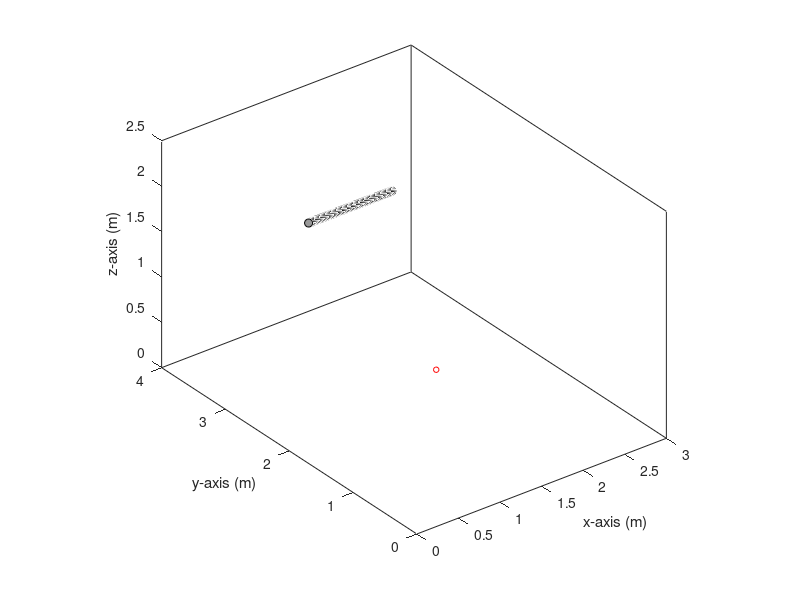

MATLAB code for this plot:
function [SetupStruc] = ISM_setup()
%ISM_setup  Environmental parameters for image-source method simulation
%
% [SetupStruc] = ISM_setup()  
%
% This function can be used as a template for the definition of the
% different parameters for an image-source method simulation, typically
% providing inputs to the functions 'ISM_RIR_bank.m' as well as
% 'fast_ISM_RIR_bank.m' (Lehmann & Johansson's ISM implementations). This
% function returns the structure 'SetupStruc' with the following fields:
%
%          Fs: sampling frequency in Hz.
%        room: 1-by-3 vector of enclosure dimensions (in m), 
%              [x_length y_length z_length].
%     mic_pos: N-by-3 matrix, [x1 y1 z1; x2 y2 z2; ...] positions of N
%              microphones in the environment (in m). 
%    src_traj: M-by-3 matrix, [x1 y1 z1; x2 y2 z2; ...] positions of M 
%              source trajectory points in the environment (in m).
%  T20 or T60: scalar value (in s), desired reverberation time.
%           c: (optional) sound velocity (in m/s).
% abs_weights: (optional) 1-by-6 vector of absorption coefficients weights, 
%              [w_x1 w_x2 w_y1 w_y2 w_z1 w_z2].
%
% The structure field 'c' is optional in the sense that the various
% functions developed in relation to Lehmann & Johansson's ISM
% implementation assume a sound velocity of 343 m/s by default. If defined
% in the function below, the field 'SetupStruc.c' will take precedence and
% override the default value with another setting.
%
% The field 'abs_weight' corresponds to the relative weights of each of the
% six absorption coefficients resulting from the desired reverberation time
% T60. For instance, defining 'abs_weights' as [0.8 0.8 1 1 0.6 0.6] will
% result in the absorption coefficients (alpha) for the walls in the
% x-dimension being 20% smaller compared to the y-dimension walls, whereas
% the floor and ceiling will end up with absorption coefficients 40%
% smaller (e.g., to simulate the effects of a concrete floor and ceiling).
% Note that setting some of the 'abs_weight' parameters to 1 does NOT mean
% that the corresponding walls will end up with a total absorption! If the
% field 'abs_weight' is omitted, the various functions developed in
% relation to Lehmann & Johansson's ISM implementation will set the
% 'abs_weight' parameter to [1 1 1 1 1 1], which will lead to uniform
% absorption coefficients for all room boundaries.
%
% The structure 'SetupStruc' may contain one of the two fields 'T60' or
% 'T20'. T60 corresponds to the time required by the impulse response to
% decay by 60dB, whereas T20 is defined as the time required for the
% impulse response to decay from -5 to -25dB. Simply define either one of
% these fields in the file below. Set this value to 0 for anechoic
% environments (direct path only).

SetupStruc.Fs = 16000;                 % sampling frequency in Hz

% SetupStruc.c = 343;                   % (optional) propagation speed of acoustic waves in m/s

SetupStruc.room = [3  4  2.5];        % room dimensions in m

SetupStruc.mic_pos = [linspace(1,2,101).'  ones(101,1)*3  ones(101,1)*1.7];
      
SetupStruc.src_traj = [1 1 1];   % [x y z] positions of source trajectory in m. 
%% defines a straight line in front of the mic array, with 101 source points along the trajectory (1cm distance increment).
                                    
SetupStruc.T60 = 0.2;                 % reverberation time T60, or define a T20 field instead!
% SetupStruc.T20 = 0.15;                % reverberation time T20, or define a T60 field instead!

SetupStruc.abs_weights = [0.6  0.9  0.5  0.6  1.0  0.8];    % (optional) weights for the resulting alpha coefficients.
%% simulates a carpeted floor, and sound-absorbing material on the ceiling and the second x-dimension wall.


%% Uncomment the following for a 3D plot of the above setup:
plot3(SetupStruc.src_traj(:,1),SetupStruc.src_traj(:,2),SetupStruc.src_traj(:,3),'ro-','markersize',4); hold on;
plot3(SetupStruc.mic_pos(:,1),SetupStruc.mic_pos(:,2),SetupStruc.mic_pos(:,3),'ko','markerfacecolor',ones(1,3)*.6);
axis equal; axis([0 SetupStruc.room(1) 0 SetupStruc.room(2) 0 SetupStruc.room(3)]);
box on; xlabel('x-axis (m)'); ylabel('y-axis (m)'); zlabel('z-axis (m)');
